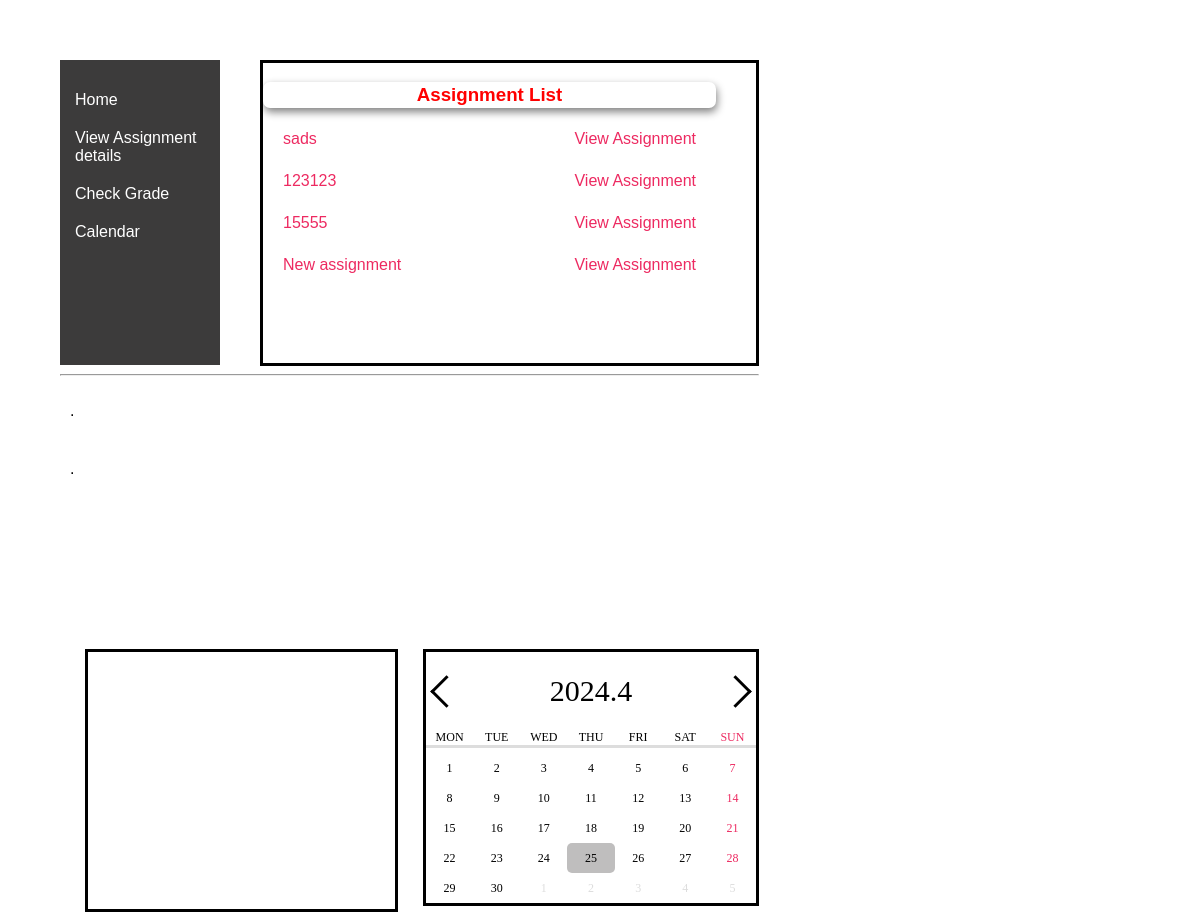
Page /uploads/student_page.php (signed in) on the earlier database version.
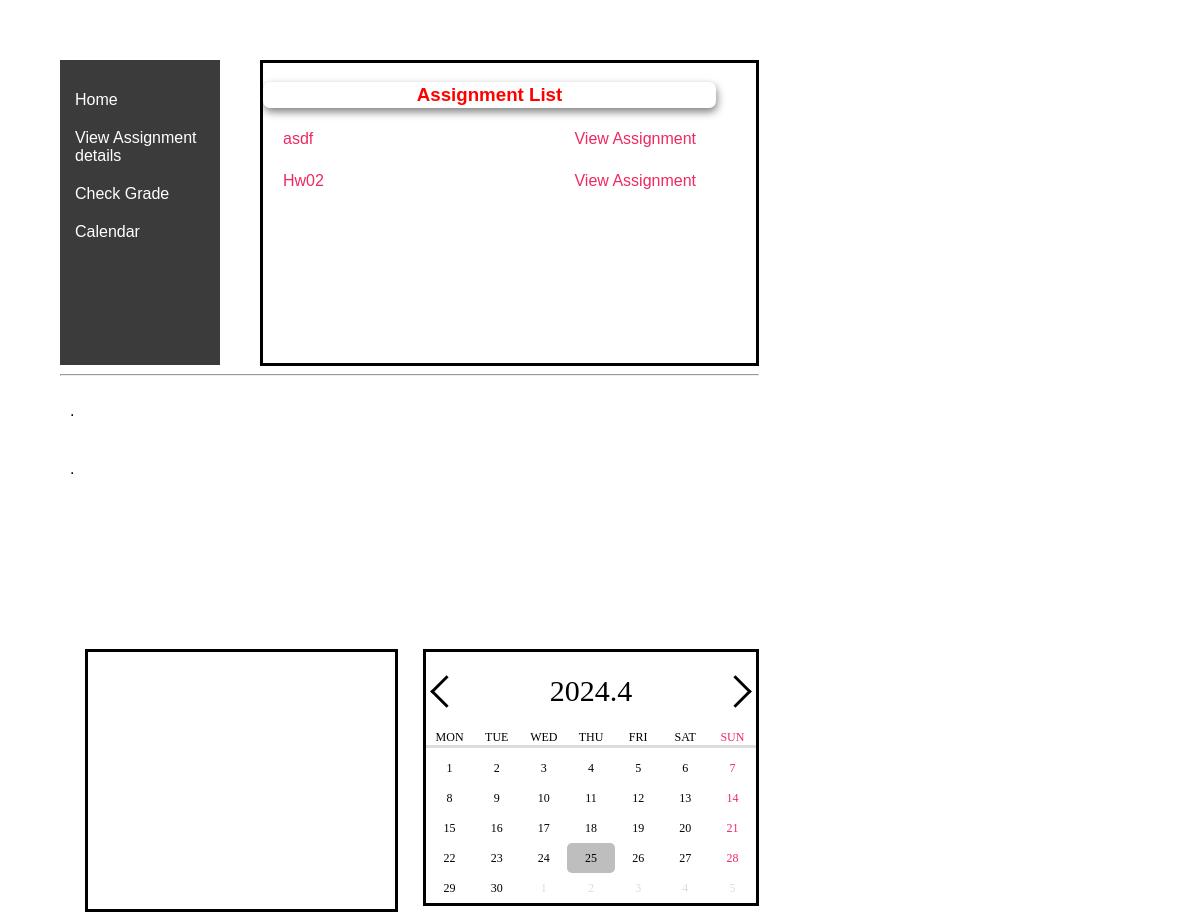
Same page on the later database version.
### tables this page shows
CREATE TABLE `teacher_assignments` (
  `id` int(11) NOT NULL,
  `title` varchar(255) NOT NULL,
  `description` text NOT NULL,
  `file_path` varchar(255) NOT NULL,
  `max_score` int(11) NOT NULL DEFAULT 25,
  `due_date` datetime NOT NULL DEFAULT current_timestamp()
);

### uploads/student_page.php (the view, shortened to what this page needs)
<?php
$servername = "localhost";
$username = "admin";
$password = "admin";
$dbname = "educationsystem";
$conn = new mysqli($servername, $username, $password, $dbname);
$sql_assignments = "SELECT id, title, file_path FROM teacher_assignments";
$result_assignments = $conn->query($sql_assignments);
?>
<!DOCTYPE html>
<html lang="en">
<head>
    <link rel="stylesheet" type="text/css" href="test4.css">
</head>
<body>
    <nav id="menu_area">
        <ul>
            <li><a href="student_page.php">Home</a></li>
            <li>View Assignment details</li>
            <li>Check Grade</li>
            <li>Calendar</li>
        </ul>
    </nav>
    <div id="content_area">
    <div id="list">
        <h3>Assignment List</h3>
        <?php
        if ($result_assignments->num_rows > 0) {
            while ($row_assignment = $result_assignments->fetch_assoc()) {
                echo "<p style='background-color: white, color: red;'><a href='student_upload.php?assignment_id=" . $row_assignment['id'] . "'>" . $row_assignment['title'] . "</a>";
                echo "<a href='" . $row_assignment['file_path'] . "' target='_blank'>View Assignment</a></hr></p>";
            }
        } else {
            echo "<p>No assignments found</p>";
        }
        ?>
    </div>
</div>
        <hr>
        <div id="horizontal_section">
            <div class="col" id="top_performer">
                <ul>
                    <li>.</li>
                    <li></li>
                    <li>.</li>
                </ul>
            </div>
            <div class="col2" id="none">
                <ul>
                    <li></li>
                    <li></li>
                    <li></li>
                </ul>
            </div>
            <div class="col3" id="calendar">
                <div class="sec_cal">
                    <div class="cal_nav">
                        <a href="javascript:;" class="nav-btn go-prev">prev</a>
                        <div class="year-month"></div>
                        <a href="javascript:;" class="nav-btn go-next">next</a>
                    </div>
                    <div class="cal_wrap">
                        <div class="days">
                            <div class="day">MON</div>
                            <div class="day">TUE</div>
                            <div class="day">WED</div>
                            <div class="day">THU</div>
                            <div class="day">FRI</div>
                            <div class="day">SAT</div>
                            <div class="day">SUN</div>
                        </div>
                        <div class="dates"></div>
                    </div>
                </div>
            </div>
        </div>
</body>
</html>

Differences in the rows shown:
removed teacher_assignments: title "sads"
removed teacher_assignments: title "123123"
removed teacher_assignments: title "15555"
removed teacher_assignments: title "New assignment"
added teacher_assignments: title "asdf"
added teacher_assignments: title "Hw02"
